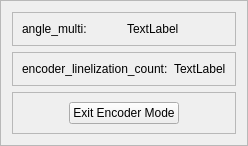
                     <widget class="QFrame" name="frame_encodermode">
                      <property name="sizePolicy">
                       <sizepolicy hsizetype="Preferred" vsizetype="Preferred">
                        <horstretch>3</horstretch>
                        <verstretch>0</verstretch>
                       </sizepolicy>
                      </property>
                      <property name="frameShape">
                       <enum>QFrame::StyledPanel</enum>
                      </property>
                      <property name="frameShadow">
                       <enum>QFrame::Raised</enum>
                      </property>
                      <layout class="QVBoxLayout" name="verticalLayout_15">
                       <item>
                        <widget class="QFrame" name="frame_61">
                         <property name="frameShape">
                          <enum>QFrame::StyledPanel</enum>
                         </property>
                         <property name="frameShadow">
                          <enum>QFrame::Raised</enum>
                         </property>
                         <layout class="QHBoxLayout" name="horizontalLayout_44">
                          <item>
                           <widget class="QLabel" name="label_27">
                            <property name="sizePolicy">
                             <sizepolicy hsizetype="Preferred" vsizetype="Preferred">
                              <horstretch>1</horstretch>
                              <verstretch>0</verstretch>
                             </sizepolicy>
                            </property>
                            <property name="text">
                             <string>angle_multi:</string>
                            </property>
                           </widget>
                          </item>
                          <item>
                           <widget class="QLabel" name="label_encoder_anglemulti">
                            <property name="sizePolicy">
                             <sizepolicy hsizetype="Preferred" vsizetype="Preferred">
                              <horstretch>1</horstretch>
                              <verstretch>0</verstretch>
                             </sizepolicy>
                            </property>
                            <property name="text">
                             <string>TextLabel</string>
                            </property>
                           </widget>
                          </item>
                         </layout>
                        </widget>
                       </item>
                       <item>
                        <widget class="QFrame" name="frame_62">
                         <property name="frameShape">
                          <enum>QFrame::StyledPanel</enum>
                         </property>
                         <property name="frameShadow">
                          <enum>QFrame::Raised</enum>
                         </property>
                         <layout class="QHBoxLayout" name="horizontalLayout_45">
                          <item>
                           <widget class="QLabel" name="label_26">
                            <property name="sizePolicy">
                             <sizepolicy hsizetype="Preferred" vsizetype="Preferred">
                              <horstretch>1</horstretch>
                              <verstretch>0</verstretch>
                             </sizepolicy>
                            </property>
                            <property name="text">
                             <string>encoder_linelization_count:</string>
                            </property>
                           </widget>
                          </item>
                          <item>
                           <widget class="QLabel" name="label_encoder_linelization_count">
                            <property name="sizePolicy">
                             <sizepolicy hsizetype="Preferred" vsizetype="Preferred">
                              <horstretch>1</horstretch>
                              <verstretch>0</verstretch>
                             </sizepolicy>
                            </property>
                            <property name="text">
                             <string>TextLabel</string>
                            </property>
                           </widget>
                          </item>
                         </layout>
                        </widget>
                       </item>
                       <item>
                        <widget class="QFrame" name="frame_63">
                         <property name="frameShape">
                          <enum>QFrame::StyledPanel</enum>
                         </property>
                         <property name="frameShadow">
                          <enum>QFrame::Raised</enum>
                         </property>
                         <layout class="QHBoxLayout" name="horizontalLayout_46">
                          <item>
                           <widget class="QLabel" name="label_31">
                            <property name="sizePolicy">
                             <sizepolicy hsizetype="Preferred" vsizetype="Preferred">
                              <horstretch>2</horstretch>
                              <verstretch>0</verstretch>
                             </sizepolicy>
                            </property>
                            <property name="text">
                             <string/>
                            </property>
                           </widget>
                          </item>
                          <item>
                           <widget class="QPushButton" name="btn_exit_encoder_mode">
                            <property name="sizePolicy">
                             <sizepolicy hsizetype="Minimum" vsizetype="Minimum">
                              <horstretch>5</horstretch>
                              <verstretch>0</verstretch>
                             </sizepolicy>
                            </property>
                            <property name="text">
                             <string>Exit Encoder Mode</string>
                            </property>
                           </widget>
                          </item>
                          <item>
                           <widget class="QLabel" name="label_30">
                            <property name="sizePolicy">
                             <sizepolicy hsizetype="Preferred" vsizetype="Preferred">
                              <horstretch>2</horstretch>
                              <verstretch>0</verstretch>
                             </sizepolicy>
                            </property>
                            <property name="text">
                             <string/>
                            </property>
                           </widget>
                          </item>
                         </layout>
                        </widget>
                       </item>
                      </layout>
                     </widget>
